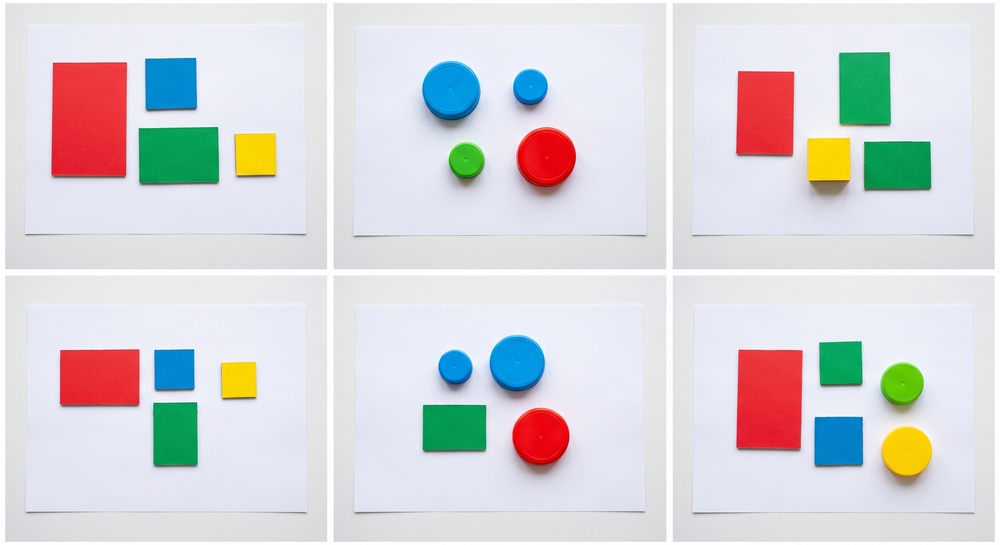
#> input picture vision/exap/06.jpg, 1000 x 545 px, shrunk from 2816 x 1536 before the run
$ python -i detector.py   (imports and definitions only)
#> lines starting #> are read from the running program, lines starting #| are printed output that depends on the picture
#> further down, picture is the input picture: shape (545, 1000, 3); mean B, G, R 217.2, 214.4, 215.4
import cv2
import numpy as np
import config


"""
棋子检测，霍夫圆变换
   返回：
   [
       {
           "id": 1,
           "center": {"x": 320, "y": 180},
           "radius": 34
       }
   ]
   """
def detect_pieces(image):
    if image is None:
        return []


    gray = cv2.cvtColor(image, cv2.COLOR_BGR2GRAY)
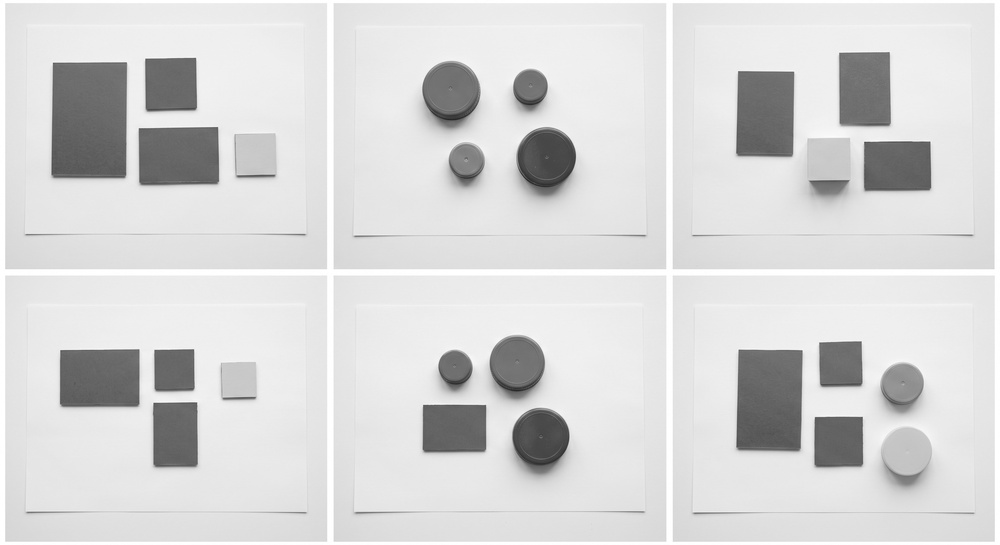
#> gray: shape (545, 1000); min 37, max 255, mean 215


    blue_size = config.BLUR_KERNEL
    if blue_size %2 == 0:
        blue_size += 1

    gray = cv2.GaussianBlur(
        gray,
        (blue_size, blue_size),
        0)

    circles = cv2.HoughCircles(
        gray,
        cv2.HOUGH_GRADIENT,
        dp= config.HOUGH_DP,
        minDist = config.MIN_DISTANCE,
        param1=config.HOUGH_PARAM1,
        param2=config.HOUGH_PARAM2,
        minRadius=config.MIN_RADIUS,
        maxRadius=config.MAX_RADIUS,
    )
#> circles = [[545.4, 156.6, 29.64], [516.6, 363, 27.48], [450.6, 89.4, 28.44], [901.8, 384.6, 21.96]]

    if circles is None:
        return []

    circles = np.round(circles[0]).astype(int)
#> circles = [[545, 157, 30], [517, 363, 27], [451, 89, 28], [902, 385, 22]]
    circles = sorted(circles, key = lambda item:(item[1],item[0])
                     )
#> circles = [[451, 89, 28], [545, 157, 30], [517, 363, 27], [902, 385, 22]]
    pieces = []

    for index,circle in enumerate(circles,start=1):
        x,y,radius = circle

        piece = \
        {
            "id": index,
            "center":
                {
                    "x": x, "y": y
                },
            "radius":int(radius)

        }

        pieces.append(piece)
#> this loop made 4 passes
#> after the loop, pieces = 4 items
    return pieces


"""
    按 HSV 范围生成颜色掩膜。

    返回：
    {
        "red": 红色掩膜,
        "green": 绿色掩膜
    }
    考虑补充一个去噪
 """
# [19 lines left out: function build_color_masks, not called in this run]


"""
返回：
    color, red_ratio, green_ratio
"""
# [46 lines left out: function classify_color, not called in this run]


"""
   补充颜色信息
"""
# [16 lines left out: function classify_piece_colors, not called in this run]

>>> import cv2
>>> picture = cv2.imread('exap/06.jpg')
>>> result = detect_pieces(picture)
#> result = 4 items

$ run again, on vision/exap/02.png
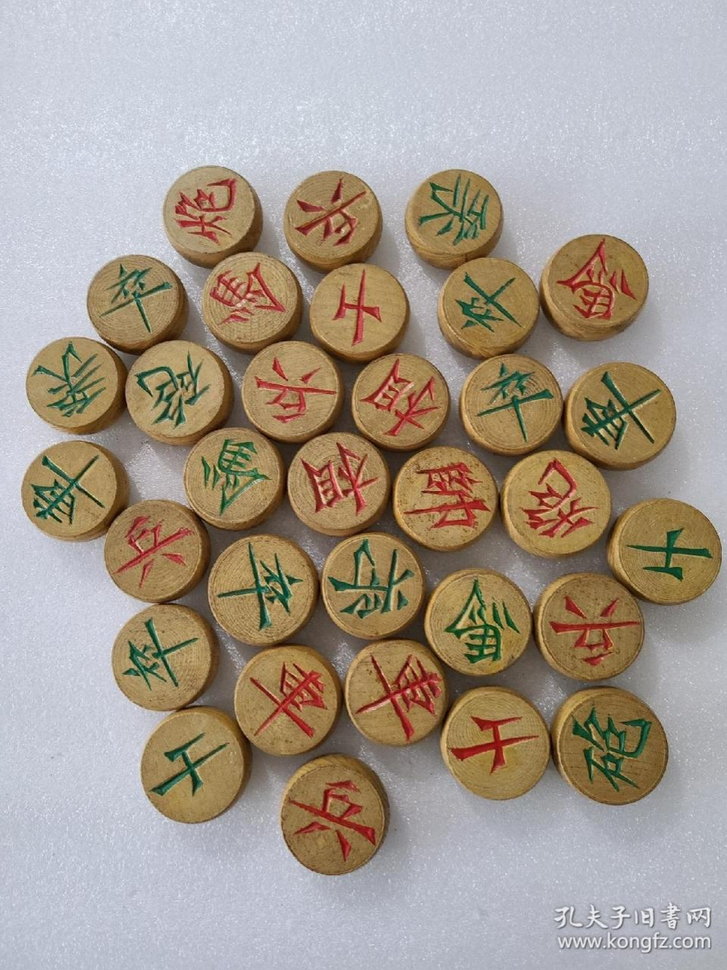
#> input picture vision/exap/02.png, 727 x 970 px, shrunk from 960 x 1280 before the run
#> picture is the input picture: shape (970, 727, 3); mean B, G, R 143.4, 155.1, 166.1
#> in detect_pieces, `gray = cv2.cvtColor(image, cv2.COLOR_BGR2GRAY)`:
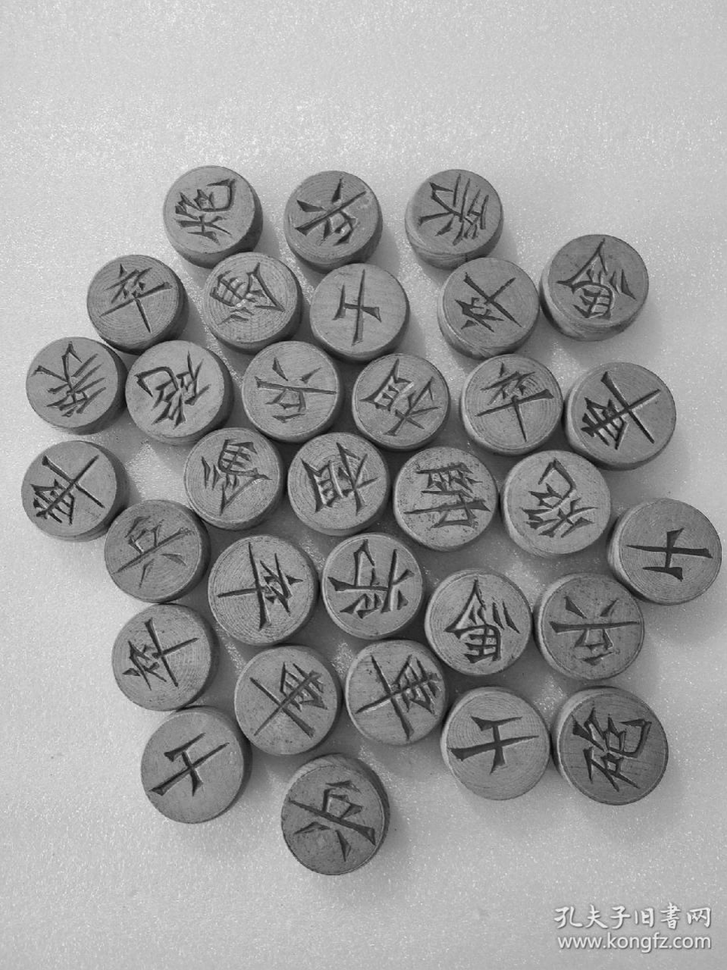
#> gray: shape (970, 727); min 7, max 249, mean 157.1
#> in detect_pieces, `circles = cv2.HoughCircles( gray, cv2.HOUGH_GRADIENT, dp= config.HOUGH..`: circles = 31 rows, first 8: [478.2, 621, 52.92], [156.6, 551.4, 52.92], [283.8, 701.4, 52.92], [76.2, 495, 55.2], [251.4, 303, 51.6], [359.4, 312.6, 50.28], [615, 750.6, 54], [592.2, 628.2, 52.92]
#> in detect_pieces, `circles = np.round(circles[0]).astype(int)`: circles = 31 rows, first 8: [478, 621, 53], [157, 551, 53], [284, 701, 53], [76, 495, 55], [251, 303, 52], [359, 313, 50], [615, 751, 54], [592, 628, 53]
#> in detect_pieces, `circles = sorted(circles, key = lambda item:(item[1],item[0]) )`: circles = 31 items, first 6: [213, 215, 52], [333, 218, 48], [457, 218, 48], [591, 289, 53], [135, 303, 49], [251, 303, 52]
#> the loop in detect_pieces, `for index,circle in enumerate(circles,start=1):` made 31 passes
#> after the loop in detect_pieces, `for index,circle in enumerate(circles,start=1):`: pieces = 31 items
